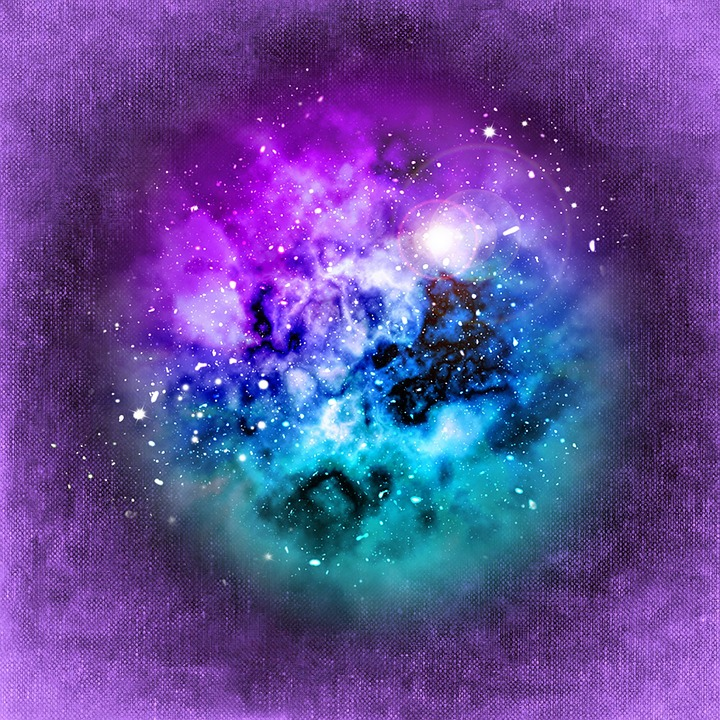
%> input picture images/square.jpg, 720 x 720 px
$ octave --eval "result = displayRGB('maisonblanche.jpg');"   (GNU Octave 9; MATLAB toolbox functions it lacks are replaced by stand-ins)
%> lines starting %> are read from the running program, lines starting %| are printed output that depends on the picture
function  im = displayRGB(filename)
%> called with filename = 'maisonblanche.jpg'
    A = imread('square.jpg');
%> A is the input picture: size 720x720x3 uint8; mean R, G, B 96.5, 73.9, 152.5
    a = zeros(size(A, 1), size(A, 2));
    [x1,y1,z1] = size(A);
%> x1 = 720; y1 = 720; z1 = 3
    minsize = min(x1,y1);
%> minsize = 720
    red = A(:,:,1);
    green = A(:,:,2);
    blue = A(:,:,3);
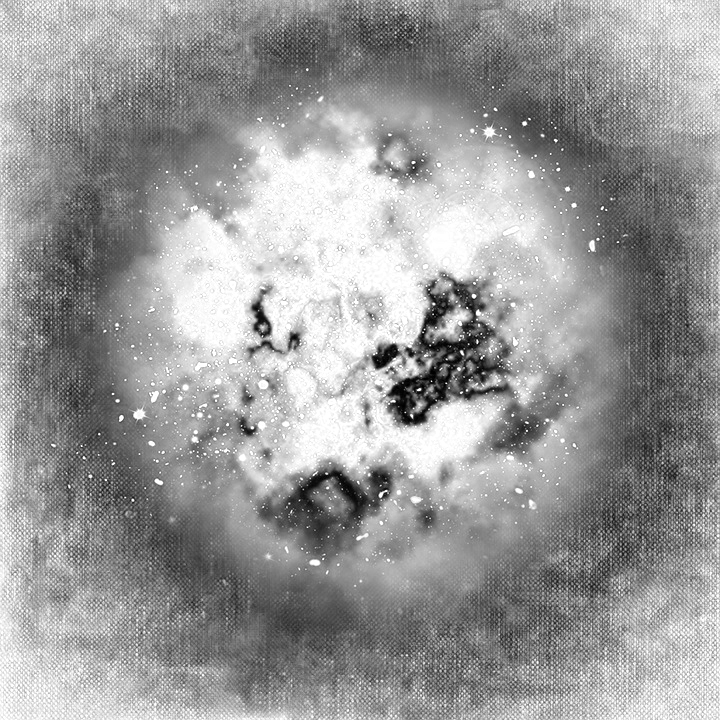
%> blue: size 720x720 uint8; min 0, max 255, mean 152.5
    figure, imshow(A), title('square.jpg')

    just_red = cat(3, red, a, a);
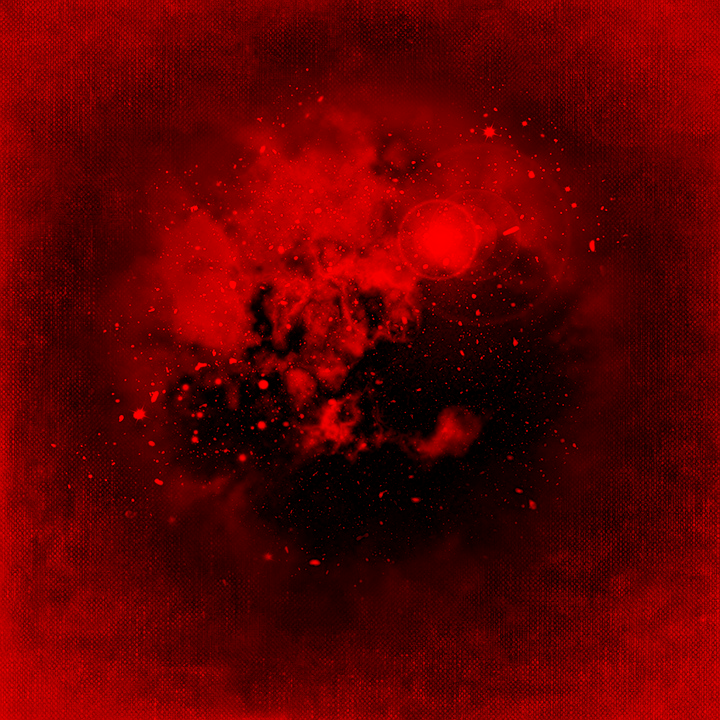
%> just_red: size 720x720x3 uint8; mean R, G, B 96.5, 0, 0
    figure, imshow(just_red), title('Red')

    just_green = cat(3, a, green, a);
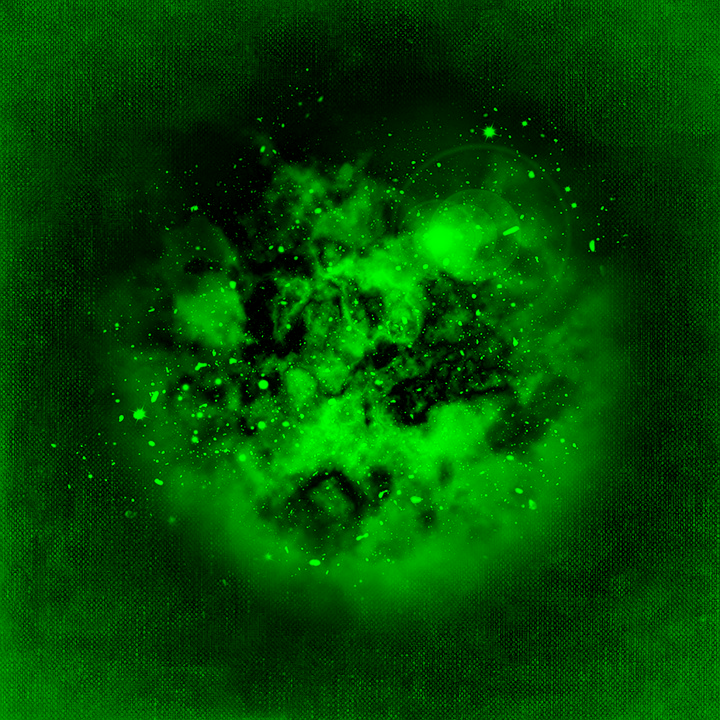
%> just_green: size 720x720x3 uint8; mean R, G, B 0, 73.9, 0
    figure, imshow(just_green), title('Green')

    just_blue = cat(3, a, a, blue);
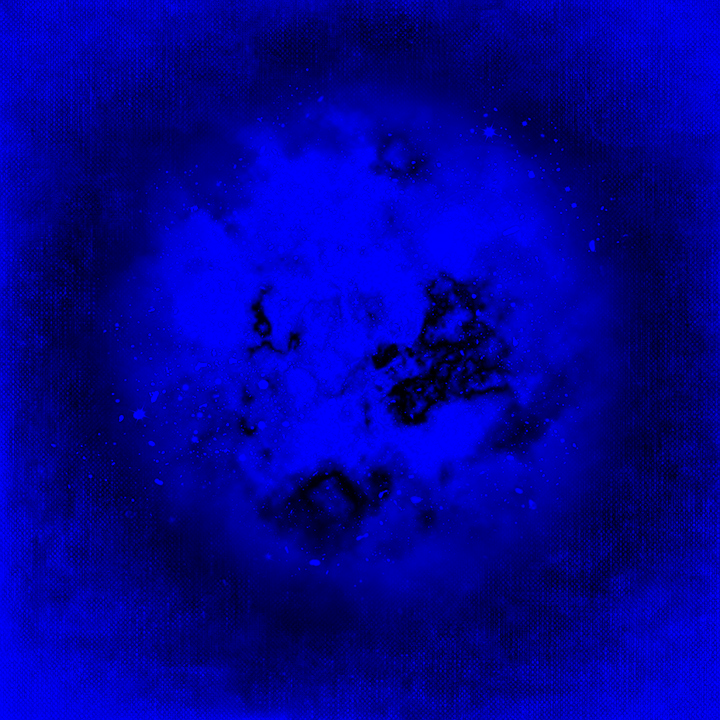
%> just_blue: size 720x720x3 uint8; mean R, G, B 0, 0, 152.5
    figure, imshow(just_blue), title('Blue')

    [x,y] = meshgrid(1:minsize);
    [xi,yi] = meshgrid(1:1:minsize);

    redone = cast(interp2(x,y,double(red),xi,yi,'linear'),'uint8');
    greenone = cast(interp2(x,y,double(green),xi,yi,'linear'),'uint8');
    blueone = cast(interp2(x,y,double(blue),xi,yi,'linear'),'uint8');


    redone =  cat(3,redone,a,a);
    greenone = cat(3,a,greenone,a);
    blueone = cat(3,a,a,blueone);


    A2 = cat(2,A,redone);
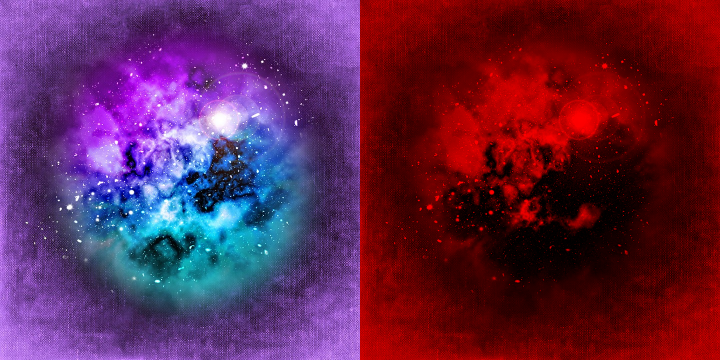
%> A2: size 720x1440x3 uint8 (shown at 1/2 size); mean R, G, B 96.5, 37, 76.3
    A3 = cat(2,greenone,blueone);
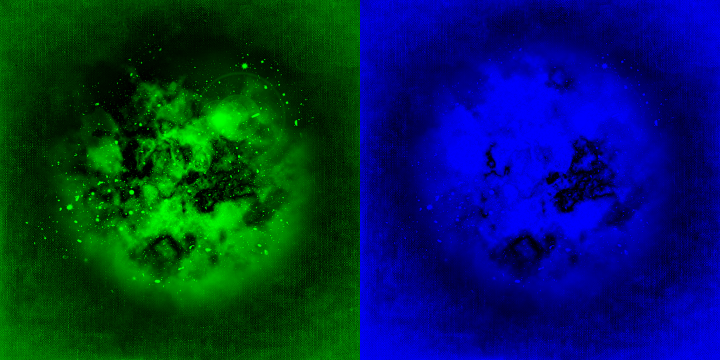
%> A3: size 720x1440x3 uint8 (shown at 1/2 size); mean R, G, B 0, 37, 76.3
    Anew = cat(1,A2,A3);
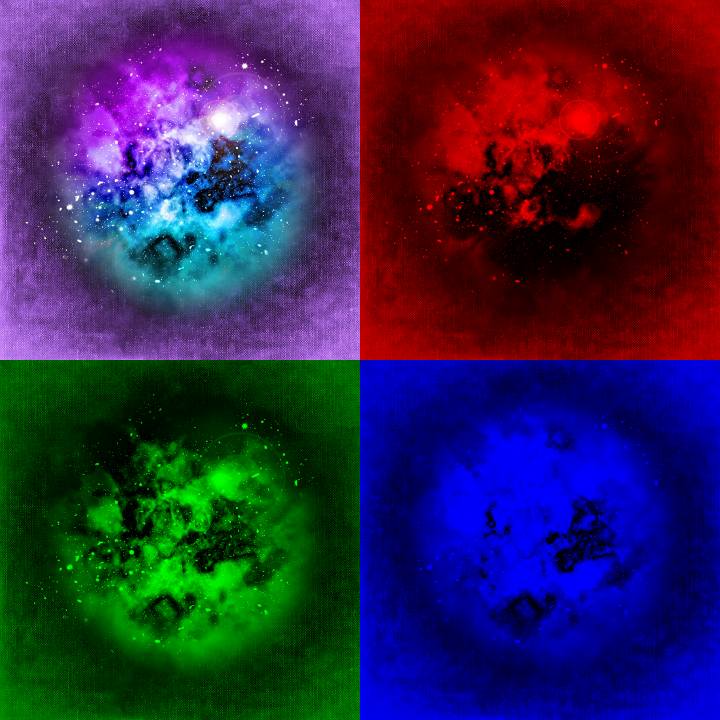
%> Anew: size 1440x1440x3 uint8 (shown at 1/2 size); mean R, G, B 48.2, 37, 76.3
    figure
    imshow(Anew)


%     interpret_red = interp2(single(red(1:400,1:400),1));
%     interpret_green = interp2(single(green(1:400,1:400),1));
%     interpret_blue = interp2(single(blue(1:400,1:400),1));


%     figure, imshow(A), title('mini.jpg')
%     figure, imshow(Ared), title('Red')
%     figure, imshow(Agreen), title('Green')
%     figure, imshow(Ablue), title('Blue')


end
%> (the run ends here)
